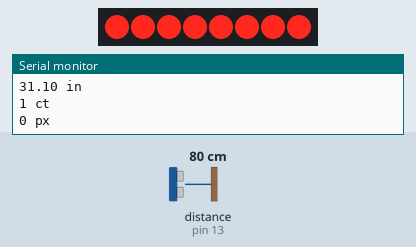
Recording of a sketch running on a simulated Arduino Uno, built with avr-gcc and run on an emulated ATmega328P. On the bench: 8 shift-register outputs drawn as a row of LEDs (first output left, lit = HIGH), the last lines printed to the serial monitor. Wiring (inferred from the names in the program): ultrasonic range finder: trigger pin 12; echo pin 13; shift register (74HC595): data pin 9; shift clock pin 11; latch pin 10. Wiring (inferred from the signals the program sends): row of LEDs: on Q0, Q1, Q2, Q3, Q4, Q5, Q6, Q7. The inputs (shaded band) are chosen by the test bench; at power-on: distance to the obstacle (sensor on pin 13) 80 cm. The echo pulse lasts 58.3 µs per cm.

Above: at 1.2 s.
1.3 s: distance to the obstacle (sensor on pin 13) set to 2 cm
At 2.6 s:
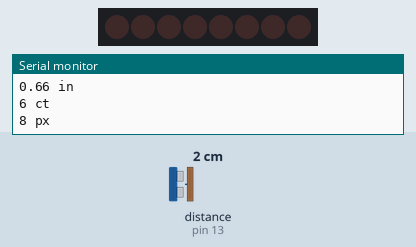
2.9 s: distance to the obstacle (sensor on pin 13) set to 8 cm
At 3.8 s:
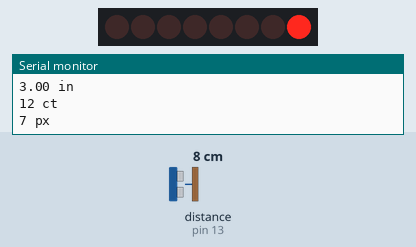
4.9 s: distance to the obstacle (sensor on pin 13) set to 18 cm
At 5.6 s:
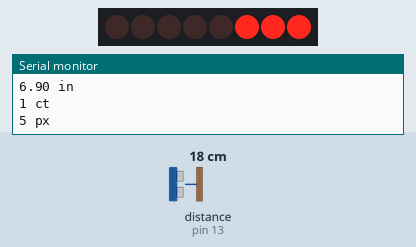
6.5 s: distance to the obstacle (sensor on pin 13) set to 35 cm
At 7.5 s:
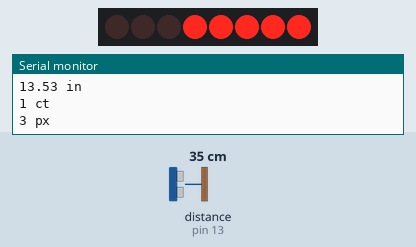
8.1 s: distance to the obstacle (sensor on pin 13) set to 60 cm
At 9.3 s:
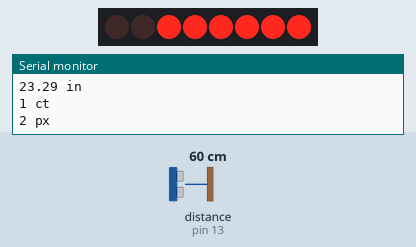
9.6 s: distance to the obstacle (sensor on pin 13) set to 4 cm
At 10.9 s:
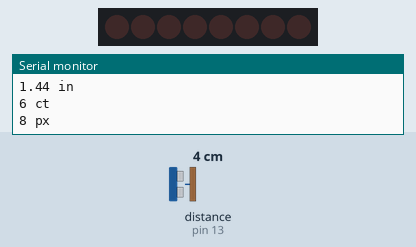
Timing chart, 0 to 51.3 s (numbered marks = the images above; inputs shaded):
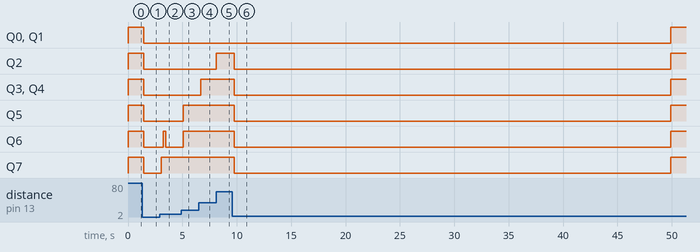

Measured:
- after the input at 1.3 s, Q0–7: HIGH → LOW after 0.14 s
- after the input at 2.9 s, Q6: LOW → HIGH after 0.36 s, → LOW 0.20 s later; Q7: LOW → HIGH after 0.16 s
- after the input at 4.9 s, Q5, Q6: LOW → HIGH after 0.18 s
- after the input at 6.5 s, Q3, Q4: LOW → HIGH after 0.20 s
- after the input at 8.1 s, Q2: LOW → HIGH at once
- after the input at 9.6 s, Q0, Q1: LOW → HIGH after 40.3 s; Q2–7: HIGH → LOW after 0.16 s, → HIGH 40.1 s later

The sketch:

gparksense_hc04_basic.ino
```cpp
/*
* System Installed in Garage currently
*/
//System 1
int trigPin = 12;
int echoPin = 13;
int clockPin = 11;
int latchPin = 10;
int dataPin = 9;

bool awakeMode = true;
int parkSense = 1;
int ticks = 0;
int x = 0;
int awakeTicks = 0;

//LED Light Patterns to shift out
byte possible_patterns[9] = {
B00000000,
B00000001,
B00000011,
B00000111,
B00001111,
B00011111,
B00111111,
B01111111,
B11111111,
};
int proximity=0;
long duration;
double distance;

void setup() {
  //Serial Port
  Serial.begin(115200);
  pinMode(trigPin, OUTPUT);
  pinMode(echoPin, INPUT);
  pinMode(clockPin, OUTPUT);
  pinMode(latchPin, OUTPUT);
  pinMode(dataPin, OUTPUT);
  pinMode(0, OUTPUT);
  Serial.println("Setup Complete");
}

void loop() {
  digitalWrite(trigPin, LOW);
  delayMicroseconds(2);

  digitalWrite(latchPin, LOW);
  digitalWrite(trigPin, HIGH);
  delayMicroseconds(10);
  digitalWrite(trigPin, LOW);

  duration = pulseIn(echoPin, HIGH);
  distance = duration*0.034/2/2.54;

  if(parkSense > 199)
  {
    awakeMode = false;
  }
  else
  {
    awakeMode = true;
    Serial.print(distance);
    Serial.println(" in");
    Serial.print(parkSense);
    Serial.println(" ct");
    Serial.print(proximity);
    Serial.println(" px");
  }

  if(distance > 30)
  {
    proximity = 0; //Off
  }
  else if(distance <= 30 && distance > 25)
  {
    proximity = 1; //1 Green
  }
  else if(distance <= 30 && distance > 20)
  {
    proximity = 2; //2 Green
  }
  else if(distance <= 20 && distance > 10)
  {
    proximity = 3; //3 Green
  }
  else if(distance <= 15 && distance > 7)
  {
    proximity = 4; //1 Yellow
  }
  else if(distance <= 7 && distance > 5)
  {
    proximity = 5; //2 Yellow
  }
  else if(distance <= 5 && distance > 3)
  {
    proximity = 6; //1 Red
  }
  else if(distance <= 3 && distance > 1.75)
  {
    proximity = 7; //2 Red
  }
  else if(distance <= 1.75)
  {
    proximity = 8; //3 Red
  }

  ticks = ticks + 1;
  x = ticks % 300;
  if(x == 0)
  {
    awakeTicks = awakeTicks + 1;
    Serial.print(awakeTicks);
    Serial.println(" mins awake");
  }

  if (proximity <= 0){
    proximity=0;
    parkSense=1;
  }
  else if (proximity >= 1 && proximity <= 5){
    parkSense=1;
  }
  else if (proximity >= 6 && proximity <= 8){
    if(parkSense < 200)
    {
    parkSense = parkSense + 1;
    }
  }

  if(awakeMode)
  {
    shiftOut(dataPin, clockPin, MSBFIRST, possible_patterns[proximity]);
    digitalWrite(latchPin, HIGH);
  }
  else
  {
    shiftOut(dataPin, clockPin, MSBFIRST, possible_patterns[0]);
    digitalWrite(latchPin, HIGH);
  }

  delay(200);
}
```
